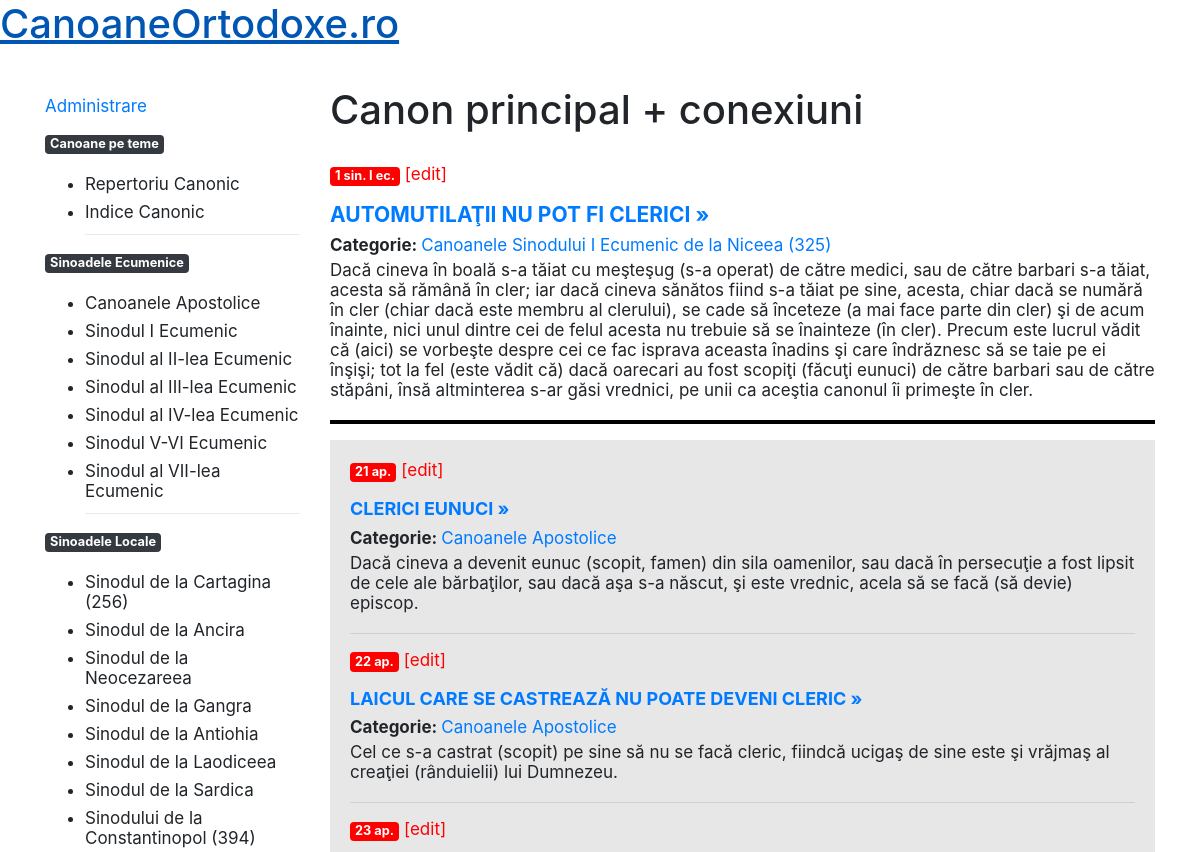
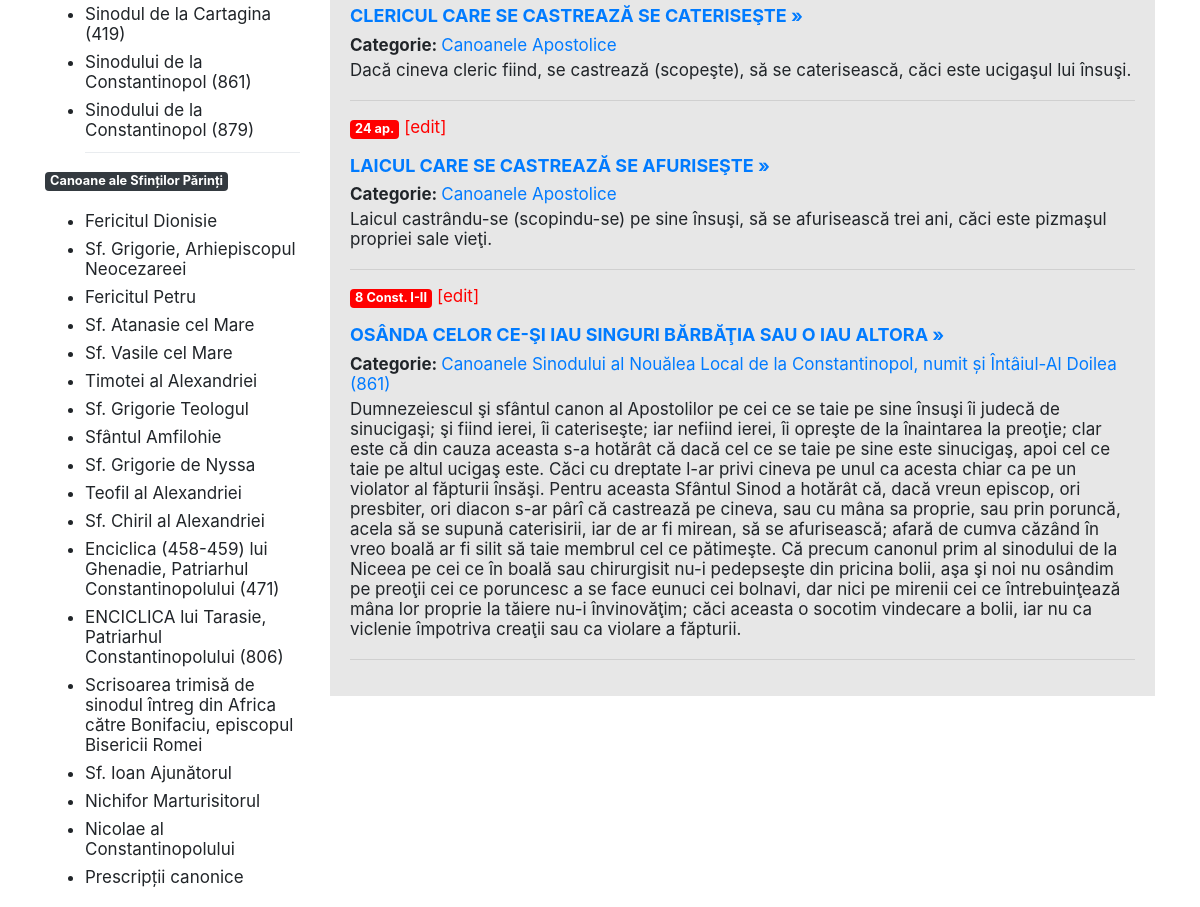
The page /grup.php?id=86&conex=21-22-23-24-611 on the database its author committed (2 pictures, top to bottom).
### tables this page shows
CREATE TABLE IF NOT EXISTS `canoane` (
  `id` int NOT NULL,
  `Nume` varchar(50) DEFAULT NULL,
  `DenumireExplicativa` varchar(143) DEFAULT NULL,
  `Continut` text,
  `id_titlu_capitol` int NOT NULL,
  `Pedeapsa` varchar(194) DEFAULT NULL,
  `Conexiuni` varchar(247) DEFAULT NULL,
  `Comentarii` varchar(238) DEFAULT NULL,
  `Talcuire` varchar(6) DEFAULT NULL,
  `Simfonie` varchar(8) DEFAULT NULL,
  PRIMARY KEY (`id`)
);

CREATE TABLE IF NOT EXISTS `titluri_capitole` (
  `id` int NOT NULL AUTO_INCREMENT,
  `titlu` varchar(300) NOT NULL,
  `slug` varchar(50) NOT NULL,
  `prescurtare` varchar(50) NOT NULL,
  `id_inceput` int NOT NULL,
  `id_sfarsit` int NOT NULL,
  PRIMARY KEY (`id`)
);

### functii.php (the view, shortened to what this page needs)
<?php
function replaceSpecialChars($string){
  $rem = array('ă', 'Ă', 'ş', 'Ş', 'ţ', 'Ţ', 'à', 'á', 'â', 'ã', 'ä', 'å', 'æ', 'ç', 'è', 'é', 'ê', 'ë', 'ð', 'ì', 'í', 'î', 'ï', 'ñ', 'ò', 'ó', 'ô', 'õ', 'ö', 'ø', '§', 'ù', 'ú', 'û', 'ü', 'ý', 'ÿ', 'À', 'Á', 'Â', 'Ã', 'Ä', 'Å', 'Æ', 'Ç', 'È', 'É', 'Ê', 'Ë', '€', 'Ð', 'Ì', 'Í', 'Î', 'Ï', 'Ñ', 'Ò', 'Ó', 'Ô', 'Õ', 'Ö', 'Ø', '§', 'Ù', 'Ú', 'Û', 'Ü', 'Ý', 'Ÿ',
'&agrave;', '&aacute;', '&acirc;', '&atilde;', '&auml;', '&aring;', '&aelig;', '&ccedil;', '&egrave;', '&eacute;', '&ecirc;', '&euml;', '&eth;', '&igrave;', '&iacute;', '&icirc;', '&iuml;', '&ntilde;', '&ograve;', '&oacute;', '&ocirc;', '&otilde;', '&ouml;', '&oslash;', '&sect;', '&ugrave;', '&uacute;', '&ucirc;', '&uuml;', '&yacute;', '&yuml;', '&Agrave;', '&Aacute;', '&Acirc;', '&Atilde;', '&Auml;', '&Aring;', '&AElig;', '&Ccedil;', '&Egrave;', '&Eacute;', '&Ecirc;', '&Euml;', '&euro;', '&ETH;', '&Igrave;', '&Iacute;', '&Icirc;', '&Iuml;', '&Ntilde;', '&Ograve;', '&Oacute;', '&Ocirc;', '&Otilde;', '&Ouml;', '&Oslash;', '&sect;', '&Ugrave;', '&Uacute;', '&Ucirc;', '&Uuml;', '&Yacute;', '&Yuml;');
  $add = array('a', 'A', 's', 'S', 't', 'T', 'a', 'a', 'a', 'a', 'a', 'a', 'ae', 'c', 'e', 'e', 'e', 'e', 'ed', 'i', 'i', 'i', 'i', 'n', 'o', 'o', 'o', 'o', 'o', 'o', 's', 'u', 'u', 'u', 'u', 'y', 'y', 'A', 'A', 'A', 'A', 'A', 'A', 'AE', 'C', 'E', 'E', 'E', 'E', 'EUR', 'ED', 'I', 'I', 'I', 'I', 'N', 'O', 'O', 'O', 'O', 'O', 'O', 'S', 'U', 'U', 'U', 'U', 'Y', 'Y',
'a', 'a', 'a', 'a', 'a', 'a', 'ae', 'c', 'e', 'e', 'e', 'e', 'ed', 'i', 'i', 'i', 'i', 'n', 'o', 'o', 'o', 'o', 'o', 'o', 's', 'u', 'u', 'u', 'u', 'y', 'y', 'A', 'A', 'A', 'A', 'A', 'A', 'AE', 'C', 'E', 'E', 'E', 'E', 'EUR', 'ED', 'I', 'I', 'I', 'I', 'N', 'O', 'O', 'O', 'O', 'O', 'O', 'S', 'U', 'U', 'U', 'U', 'Y', 'Y');
    return str_replace($rem, $add, $string);
}
function creare_url_din_titlu ($titlu_articol) {
  $titlu_articol = replaceSpecialChars ($titlu_articol);
  $caractere_select = ['.',',','?',';',':'];
  $caractere_elim = ['','','','',''];
  $titlu_articol = str_replace($caractere_select, $caractere_elim, $titlu_articol);
  $titlu_articol = explode (" ",$titlu_articol);
  $titlu_articol = implode ("-",$titlu_articol);
  $titlu_articol = str_replace(' ', '', $titlu_articol);
  $titlu_articol = strtolower($titlu_articol);
  return $titlu_articol;
}
function afiseaza_canon ($b) {
    global $conn;
    $sql_id="SELECT * FROM `canoane` WHERE `id`=$b";
    $rezultate2=mysqli_query($conn, $sql_id);
    while ($data = mysqli_fetch_assoc($rezultate2)){
        $sql_cap="
            SELECT titlu, slug, prescurtare, id_inceput, id_sfarsit
            FROM canoane
            LEFT JOIN titluri_capitole
            ON canoane.id_titlu_capitol = titluri_capitole.id
            WHERE canoane.id=$b";
        $sql_cap_rez=mysqli_query($conn, $sql_cap);
        while ($data2 = mysqli_fetch_assoc($sql_cap_rez)){
            $url_articol = creare_url_din_titlu ($data['DenumireExplicativa']);
            echo '<p><span class="badge badge-secondary">'.$data['Nume'] .' </span>' . ' <a style="color:red; text-align:right" href="http://localhost/canoane/admin/edit.php/?id=' . $b . '">[edit] </a></p>';
            echo '<h2 class="titlu_canon"><a href="http://localhost/canoane/page.php/'. $url_articol . '?id=' . $b . '">' .$data['DenumireExplicativa'] .' »</a></span></h2>';
            echo '<span class="bold">Categorie: </span><a href="http://localhost/canoane?nume=' . $data2['slug'] .'">'. $data2['titlu'] .'</a> <br>';
            echo '<div class="continut">'.$data['Continut'].'</div>';
        }
    }
}
?>

### grup.php (shortened to what this page needs)
<?php
include "header.php";
if (isset($_GET['id'])) {
    $b = $_GET['id'];
} else {$b="";}
?>
<h1 class="titlu"> Canon principal + conexiuni </h1>
<?php
if ( isset($_GET['id']) && isset($_GET['conex']) ) {
    $iduri_secundare = $_GET['conex'];
    afiseaza_canon ($b);
    $iduri_secundare = explode ("-",$iduri_secundare);
    echo '<hr style="border:2px solid #000">
        <div class="iduri_secundare">';
    foreach ($iduri_secundare as $ids) {
        afiseaza_canon ($ids);
        echo "<hr>";
    }
    echo "</div>";
}
?>

### style.css (style rules this page uses)
body { font-size:17px;line-height:20px; }
.titlu { margin:30px 0; }
.titlu_canon { font-size: 21px;font-weight: bold; }
.bold { font-weight:700; }
.badge-secondary { background: red; }
.continut { margin:5px 0 20px 0; }
.iduri_secundare { background:#e7e7e7; padding:20px; }
.iduri_secundare .titlu_canon { font-size:18px; }

### rows shown on the page
canoane: Nume "1 sin. I ec.", DenumireExplicativa "AUTOMUTILAŢII NU POT FI CLERICI", Continut "Dacă cineva în boală s-a tăiat cu meşteşug (s-a operat) de către medici, sau de către barbari s-a tăiat, acesta să rămână în cler; iar dacă cineva să­nătos fiind s-a tăiat pe sine, acesta, chiar dacă se numără în cler (chiar dacă este membru al clerului), se cade să înceteze (a mai face parte din cler) şi de acum înainte, nici unul dintre cei de felul acesta nu trebuie să se înainteze (în cler). Precum este lucrul vădit că (aici) se vorbeşte despre cei ce fac isprava aceasta înadins şi care îndrăznesc să se taie pe ei înşişi; tot la fel (este vădit că) dacă oarecari au fost scopiţi (făcuţi eunuci) de către barbari sau de către stăpâni, însă altminterea s-ar găsi vrednici, pe unii ca aceştia…"
titluri_capitole: titlu "Canoanele Sinodului I Ecumenic de la Niceea (325)"
canoane: Nume "21 ap.", DenumireExplicativa "CLERICI EUNUCI", Continut "Dacă cineva a devenit eunuc (scopit, famen) din sila oamenilor, sau dacă în persecuţie a fost lipsit de cele ale bărbaţilor, sau dacă aşa s-a născut, şi este vrednic, acela să se facă (să devie) episcop."
titluri_capitole: titlu "Canoanele Apostolice"
canoane: Nume "22 ap.", DenumireExplicativa "LAICUL CARE SE CASTREAZĂ NU POATE DEVENI CLERIC", Continut "Cel ce s-a castrat (scopit) pe sine să nu se facă cleric, fiindcă ucigaş de sine este şi vrăjmaş al creaţiei (rânduielii) lui Dumnezeu."
canoane: Nume "23 ap.", DenumireExplicativa "CLERICUL CARE SE CASTREAZĂ SE CATERISEŞTE", Continut "Dacă cineva cleric fiind, se castrează (scopeşte), să se caterisească, căci este ucigaşul lui însuşi."
canoane: Nume "24 ap.", DenumireExplicativa "LAICUL CARE SE CASTREAZĂ SE AFURISEŞTE", Continut "Laicul castrându-se (scopindu-se) pe sine însuşi, să se afurisească trei ani, căci este pizmaşul propriei sale vieţi."
canoane: Nume "8 Const. I-II", DenumireExplicativa "OSÂNDA CELOR CE-ŞI IAU SINGURI BĂRBĂŢIA SAU O IAU ALTORA", Continut "Dumnezeiescul şi sfântul canon al Apostolilor pe cei ce se taie pe sine însuşi îi judecă de sinucigaşi; şi fiind ierei, îi cateriseşte; iar nefiind ierei, îi opreşte de la înaintarea la preoţie; clar este că din cauza aceasta s-a hotărât că dacă cel ce se taie pe sine este sinucigaş, apoi cel ce taie pe altul ucigaş este. Căci cu dreptate l-ar privi cineva pe unul ca acesta chiar ca pe un violator al făpturii însăşi. Pentru aceasta Sfântul Sinod a hotărât că, dacă vreun episcop, ori presbiter, ori diacon s-ar pârî că castrează pe ci­neva, sau cu mâna sa proprie, sau prin poruncă, acela să se supună cater­isirii, iar de ar fi mirean, să se afurisească; afară de cumva căzând în vreo boală ar…"
titluri_capitole: titlu "Canoanele Sinodului al Nouălea Local de la Constantinopol, numit și Întâiul-Al Doilea (861)"
